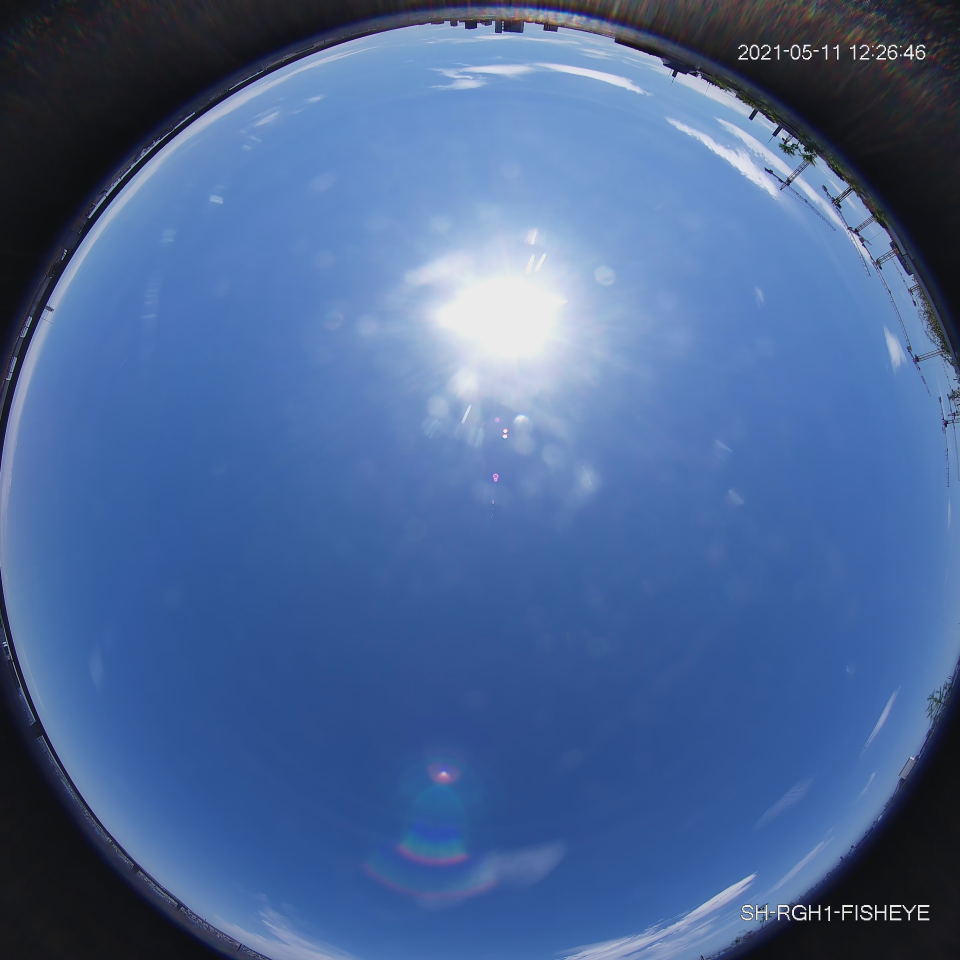
#> input picture frames/clear_sun.jpg, 2880 x 2880 px, found by its file name (shown at 1/3 size)
$ jupyter execute CloudCover.ipynb
#> lines starting #> are read from the running program, lines starting #| are printed output that depends on the picture; after the words box and inside, x2 and y2 are one past the last pixel; in counts of white or black regions, pixels touching at a corner belong together; long printed decimals are rounded
# Cloud Cover Estimation

### Day Time
Inspired by: https://amt.copernicus.org/articles/12/5519/2019/#bib1.bibx24

[cell 1]
import cv2
import numpy as np
import matplotlib.pyplot as plt

file = 'frames\clear_sun.jpg'
# [7 lines of commented-out code are left out]
image = cv2.imread(file)
#> image is the input picture: shape (2880, 2880, 3); mean B, G, R 149.7, 102.4, 74.1

# Get image dimensions
height, width, _ = image.shape
#> height = 2880; width = 2880

# Create a black image with the same dimensions as the original image
mask = np.zeros((height, width), dtype=np.uint8)

# Draw a circle on the mask image
center = (width // 2, height // 2)
#> center = (1440, 1440)
radius = 1320
cv2.circle(mask, center, radius, (255, 255, 255), -1)
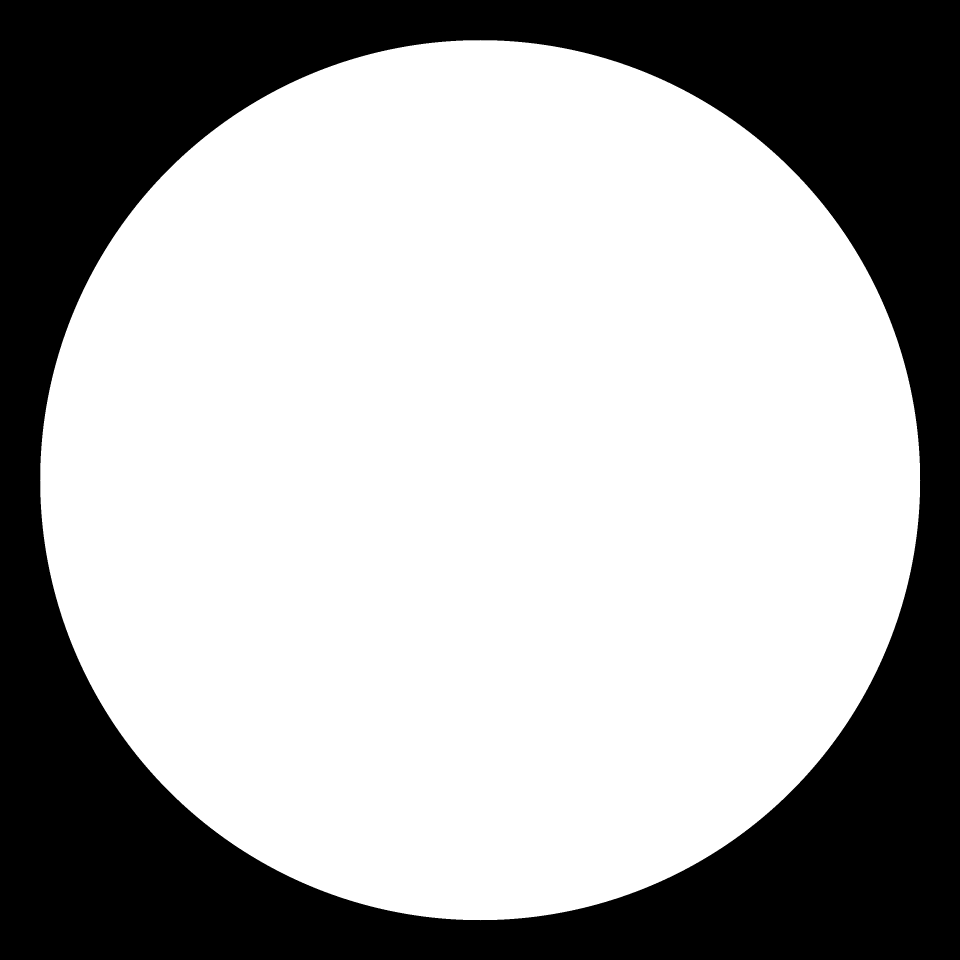
#> mask: shape (2880, 2880) (shown at 1/3 size); 66% white; 1 black region, box (x1, y1, x2, y2) and area: (0, 0, 2880, 2880) 2820603

# Read the PGM file into a NumPy array. THIS IS USED ON JDM IMAGES e.g. overcast and partially cloudy where placement is non ideal
mask = cv2.imread('mask.pgm', cv2.IMREAD_GRAYSCALE)

# Convert the mask to a binary image using cv2.threshold()
_, mask = cv2.threshold(mask, 254, 255, cv2.THRESH_BINARY)
non_masked_pixels = cv2.countNonZero(mask)
#> non_masked_pixels = 0
print(f'Number of non-masked pixels: {non_masked_pixels}')
#| Number of non-masked pixels: 0

# Apply the mask to the original image to remove obstacles at the horizon / distortion
masked_image = cv2.bitwise_and(image, image, mask=mask)

# Converting BGR color to RGB color format and display masked image
RGB_img = cv2.cvtColor(masked_image, cv2.COLOR_BGR2RGB)
plt.figure()
plt.xlabel('X (pixels)')
plt.ylabel('Y (pixels)')
plt.imshow(RGB_img)

# Split the image into its color channels
b, g, r = cv2.split(masked_image)

# Divide the red channel by the blue channel, ignoring division by zero
np.seterr(invalid='ignore')
#ratio = np.where(b > 0, r / b, 1.5)
ratio = r / b

# Threshold the ratio to create a binary cloud mask
ratio_mask = np.where(ratio >= 0.75, 1, 0)
#> ratio_mask: shape (2880, 2880) int64; values 0 (black) and 1 (white), 18.2% white; 1096 white regions (892 under 20 px), largest, box (x1, y1, x2, y2) and area: (0, 0, 2880, 1002) 695353, (1217, 677, 1824, 1278) 231919, (0, 2112, 600, 2880) 190383
pixels_greater_than_0_75 = np.sum(ratio_mask)
#> pixels_greater_than_0_75 = 1508242
percentage_greater_than_0_75 = pixels_greater_than_0_75 / (non_masked_pixels) * 100
#> percentage_greater_than_0_75 = inf
print("% pixels with red-blue ratio greater than 0.75: " + str(percentage_greater_than_0_75))
#| % pixels with red-blue ratio greater than 0.75: inf

if percentage_greater_than_0_75 > 98 or np.max(ratio) < 0.6:
    print('Likely cloudy')
elif percentage_greater_than_0_75 < 2.5:
    print('Likely fully clear')

# Plot the PDF of the ratio values
plt.figure()
hist, bins, _ = plt.hist(ratio.flatten(), bins=100, density=True, range=(0, 1.4), edgecolor = "black")
#> hist = 100 values, max 5.72 at index 23, min 0.000664 at index 1, mean 0.714; bins = 101 values from 0 to 1.4
plt.xlabel('Red-Blue Ratio')
plt.ylabel('PDF (%)')
plt.show()
#> figure, not shown here; tallest bar 5.72 high, from x = 0.322 to 0.336

# Threshold the ratio values to identify pixels that are likely to be clouds
cloud_mask = np.where(ratio > 0.75, 255, 0).astype(np.uint8)
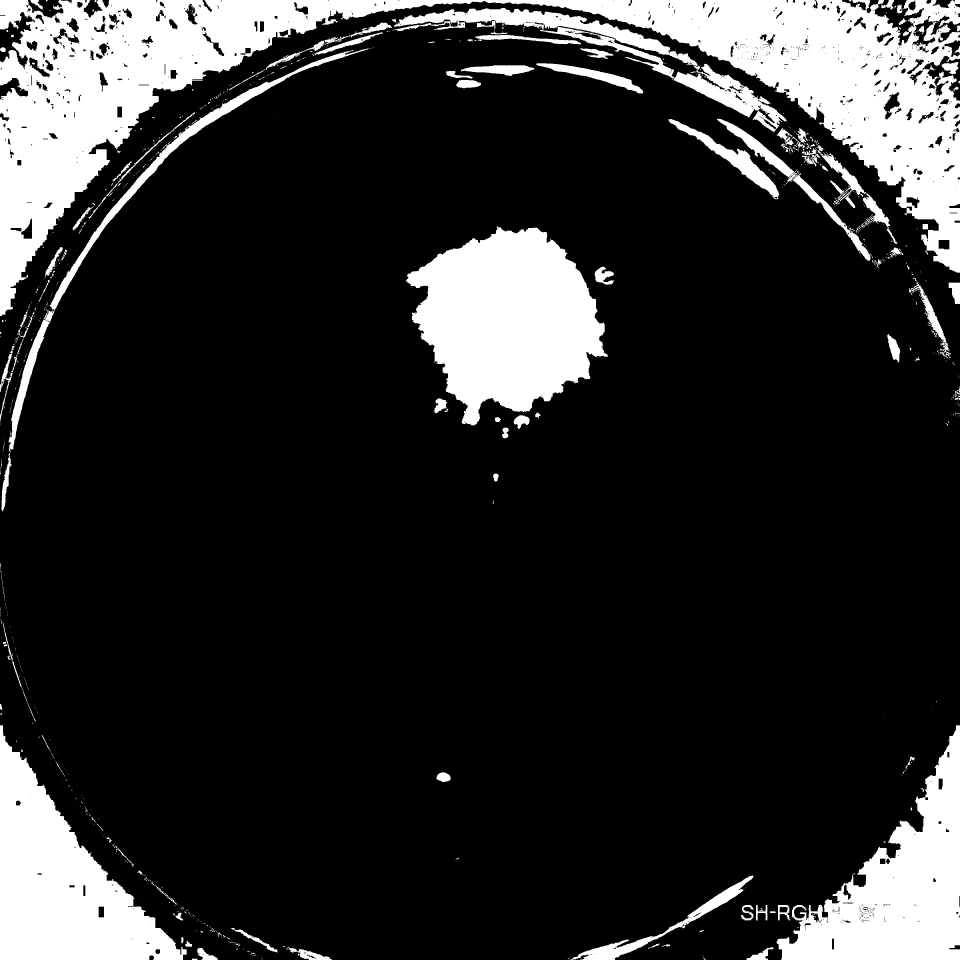
#> cloud_mask: shape (2880, 2880) (shown at 1/3 size); 17.6% white; 1110 white regions (897 under 20 px), largest, box (x1, y1, x2, y2) and area: (0, 0, 2880, 948) 670166, (1217, 678, 1824, 1276) 230999, (0, 2176, 560, 2880) 182113

# Display the cloud mask
plt.figure()
plt.imshow(cloud_mask, cmap='gray')

# Estimate of fractional cloud cover
N_Cloudy = pixels_greater_than_0_75
#> N_Cloudy = 1508242
#N_Clear = np.sum(np.where(ratio < 0.75, 1, 0))#
N_Clear = non_masked_pixels - N_Cloudy
#> N_Clear = -1508242
f = N_Cloudy / (N_Clear + N_Cloudy)
#> f = inf
print("Percentage of unmasked area which is cloud covered: " + str(f * 100))
#| Percentage of unmasked area which is cloud covered: inf

# Convert the result to an 8-bit unsigned integer
ratio = np.uint8(ratio)

# Save the result to a new image file
cv2.imwrite('result.jpg', ratio)
#> Out = True

### Night Time

Algorithms for with and without moon.

Inspired by: https://www.mdpi.com/2218-1997/8/10/538

[cell 2]
# No moon uses just Otsu thesholding

# Read the grayscale image
file = 'frames\\night_cloud2.jpg'
image = cv2.imread(file, 0)
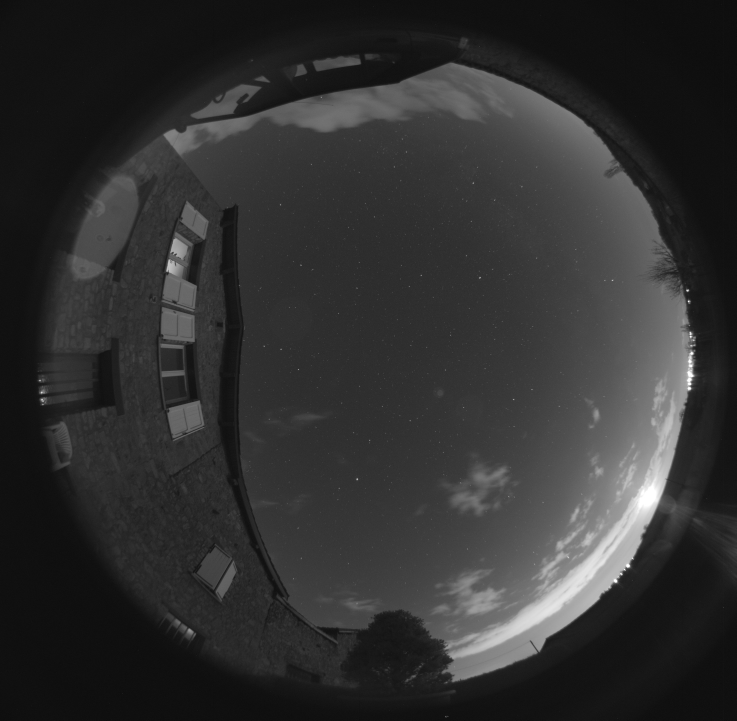
#> input picture frames/night_cloud2.jpg, 2209 x 2161 px, found by its file name (shown at 1/3 size)
#> image is the input picture: shape (2161, 2209); min 3, max 255, mean 48.7

# Converting BGR color to RGB color format and display masked image
plt.figure()
plt.xlabel('X (pixels)')
plt.ylabel('Y (pixels)')
plt.imshow(image, cmap='gray')

otsu_threshold, image_result = cv2.threshold(
    image, 0, 255, cv2.THRESH_BINARY + cv2.THRESH_OTSU,
)
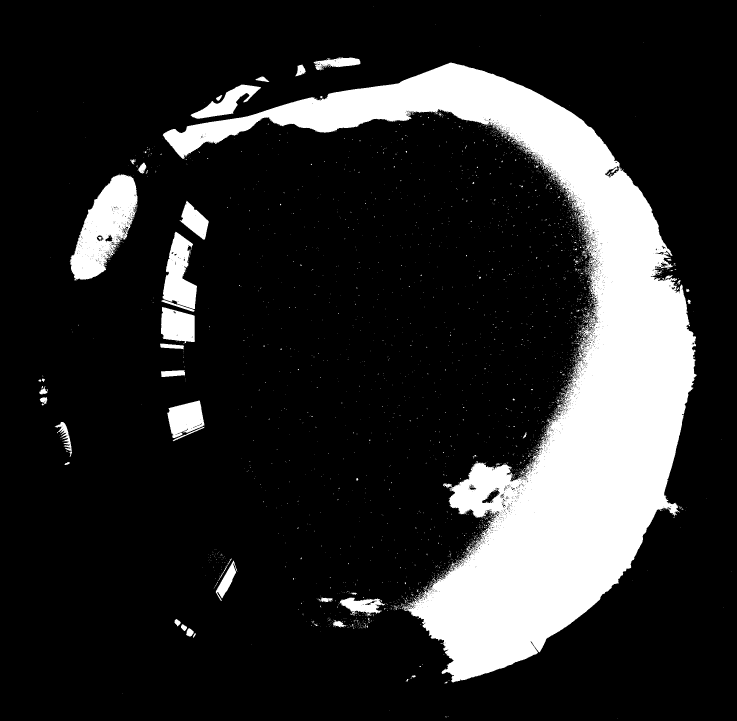
#> image_result: shape (2161, 2209) (shown at 1/3 size); 17.2% white; 3251 white regions (3163 under 20 px), largest, box (x1, y1, x2, y2) and area: (488, 188, 2091, 2047) 713161, (210, 523, 413, 843) 34268, (488, 695, 591, 927) 13947
#> otsu_threshold = 72

# Count the number of non zero pixels (white)
N_Cloud = np.count_nonzero(image_result)
#> N_Cloud = 820623
print(f'Number of non zero pixels: {N_Cloud}')
#| Number of non zero pixels: 820623

# Count the number of zero pixels (black)
N_Sky = np.count_nonzero(image_result == 0)
#> N_Sky = 3953026
print(f'Number of zero pixels: {N_Sky}')
#| Number of zero pixels: 3953026

ccr = (N_Cloud / (N_Cloud + N_Sky)) * 100
#> ccr = 17.19
print(ccr)
#| 17.191

plt.figure()
plt.xlabel('X (pixels)')
plt.ylabel('Y (pixels)')
plt.imshow(image_result, cmap='gray')

[cell 3]
# With moon uses just color correction approach with Otsu thesholding

# Read the grayscale image
file = 'frames\\night_cloud.jpg'
image = cv2.imread(file, 0)
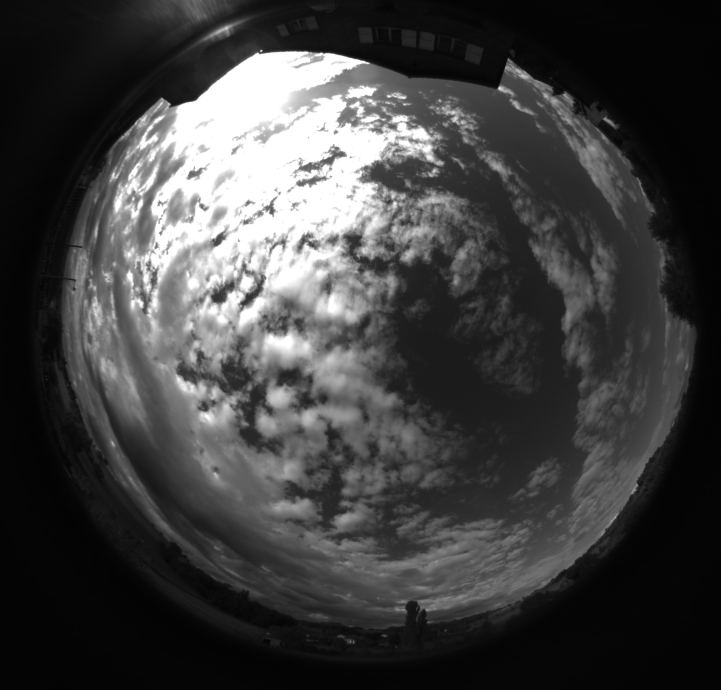
#> input picture frames/night_cloud.jpg, 2161 x 2070 px, found by its file name (shown at 1/3 size)
#> image is the input picture: shape (2070, 2161); min 2, max 255, mean 64.1
stacked_img = np.stack((image,)*3, axis=-1)

plt.figure()
plt.xlabel('X (pixels)')
plt.ylabel('Y (pixels)')
plt.imshow(image, cmap='gray')

# Invert the image
inverted_image = cv2.bitwise_not(stacked_img)

# Split the channels of the masked image
b, g, r = cv2.split(inverted_image)
#> b: shape (2070, 2161)

# Apply the color correction formula
r = 1.164 * (r - 16) + 1.596 * (r - 128)
#> r: shape (2070, 2161) float64
g = 1.164 * (g - 16) - 0.392 * (g - 128) - 0.813 * (g - 128 )
#> g: shape (2070, 2161) float64
b = 1.164 * (b - 16) + 2.017 * (b - 128)

# Find the min and max value for each pixel over the RGB channels
maximum = np.maximum(np.maximum(b, g), r)
minimum = np.minimum(np.minimum(b, g), r)

# Feature image
f = (maximum - minimum) / maximum
f = f.astype('uint8')
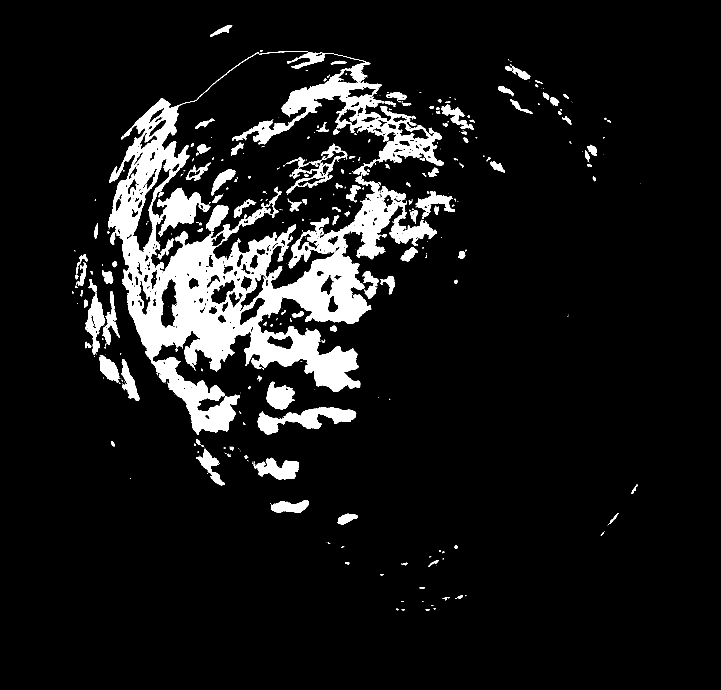
#> f: shape (2070, 2161) (shown at 1/3 size); values 0 (black) and 1 (white), 9% white; 449 white regions (273 under 20 px), largest, box (x1, y1, x2, y2) and area: (324, 153, 1331, 1176) 292032, (453, 1071, 720, 1304) 21235, (772, 1221, 1069, 1305) 10444

otsu_threshold, image_result = cv2.threshold(
    f, 0, 255, cv2.THRESH_BINARY + cv2.THRESH_OTSU,
)
#> otsu_threshold = 0

N_Cloud = np.count_nonzero(image_result)
#> N_Cloud = 400423
print(f'Number of non zero pixels: {N_Cloud}')
#| Number of non zero pixels: 400423

# Count the number of zero pixels in the masked image
N_Sky = np.count_nonzero(image_result == 0)
#> N_Sky = 4072847
print(f'Number of zero pixels: {N_Sky}')
#| Number of zero pixels: 4072847

# Cloud cover ratio
ccr = (N_Cloud / (N_Cloud + N_Sky)) * 100
#> ccr = 8.95
print(f'Cloud cover ratio: {ccr}')
#| Cloud cover ratio: 8.951

# Plot the segmentation map
plt.figure()
plt.xlabel('X (pixels)')
plt.ylabel('Y (pixels)')
plt.imshow(f, cmap='gray')
